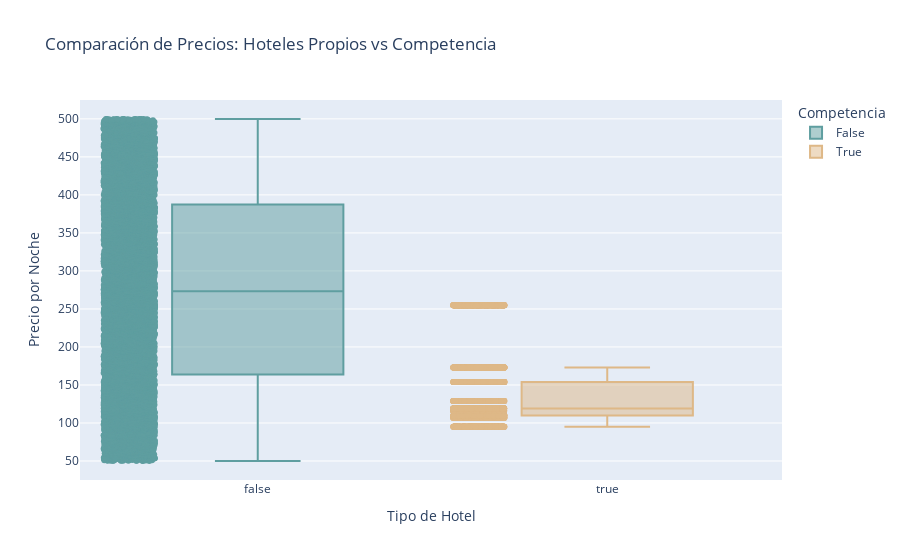

Notebook source saved alongside this figure:
### Markdown cell above
### 1. PRECIOS

### Code cell
# Boxplot con Plotly 
fig = px.box(df_final, 
             x="competencia", 
             y="precio_noche",
             color = "competencia",
             title="Comparación de Precios: Hoteles Propios vs Competencia",
             points="all", # Mostrar todos los puntos atípicos
             color_discrete_map={True: "burlywood", False: "cadetblue"} )  

fig.update_layout(xaxis_title="Tipo de Hotel", 
                  yaxis_title="Precio por Noche",
                  legend_title="Competencia")

fig.show()

### Figure 1 — Plotly figure (JSON) as saved in the notebook; plotly's stock layout.template omitted (floating-point values rounded to 4 significant figures; data arrays with more than 128 entries replaced by an {"elided": "..."} marker saying what was removed)
{"data": [{"alignmentgroup": "True", "boxpoints": "all", "hovertemplate": "competencia=%{x}<br>precio_noche=%{y}<extra></extra>", "legendgroup": "False", "marker": {"color": "cadetblue"}, "name": "False", "notched": false, "offsetgroup": "False", "orientation": "v", "showlegend": true, "type": "box", "x": {"elided": "9828 bool values"}, "x0": " ", "xaxis": "x", "y": {"elided": "9828 float values"}, "y0": " ", "yaxis": "y"}, {"alignmentgroup": "True", "boxpoints": "all", "hovertemplate": "competencia=%{x}<br>precio_noche=%{y}<extra></extra>", "legendgroup": "True", "marker": {"color": "burlywood"}, "name": "True", "notched": false, "offsetgroup": "True", "orientation": "v", "showlegend": true, "type": "box", "x": {"elided": "5172 bool values"}, "x0": " ", "xaxis": "x", "y": {"elided": "5172 float values"}, "y0": " ", "yaxis": "y"}], "layout": {"boxmode": "overlay", "legend": {"title": {"text": "Competencia"}, "tracegroupgap": 0}, "title": {"text": "Comparación de Precios: Hoteles Propios vs Competencia"}, "xaxis": {"anchor": "y", "categoryarray": [false, true], "categoryorder": "array", "domain": [0, 1], "title": {"text": "Tipo de Hotel"}}, "yaxis": {"anchor": "x", "domain": [0, 1], "title": {"text": "Precio por Noche"}}}}
